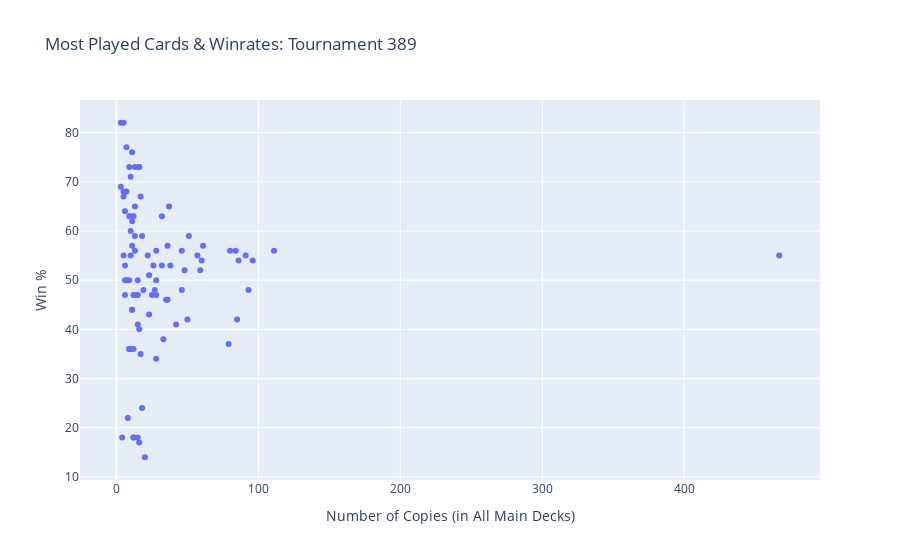
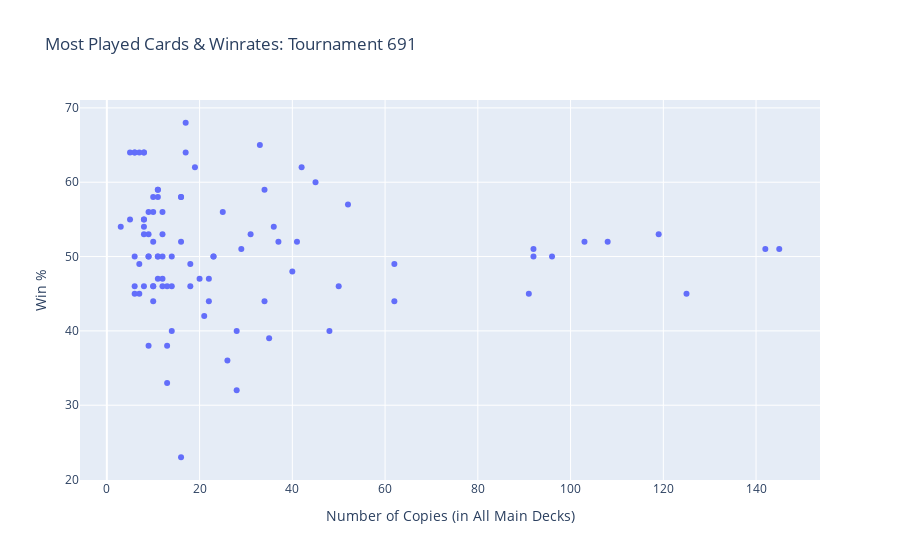
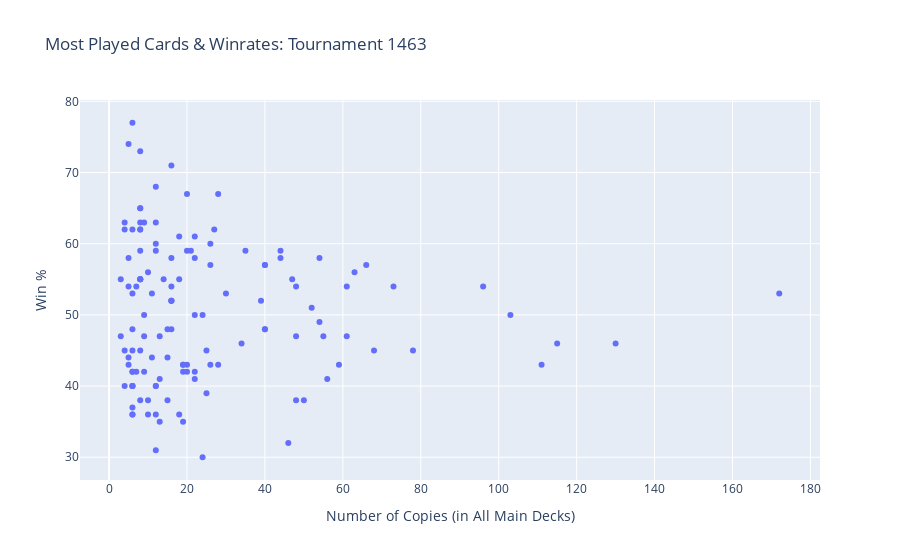
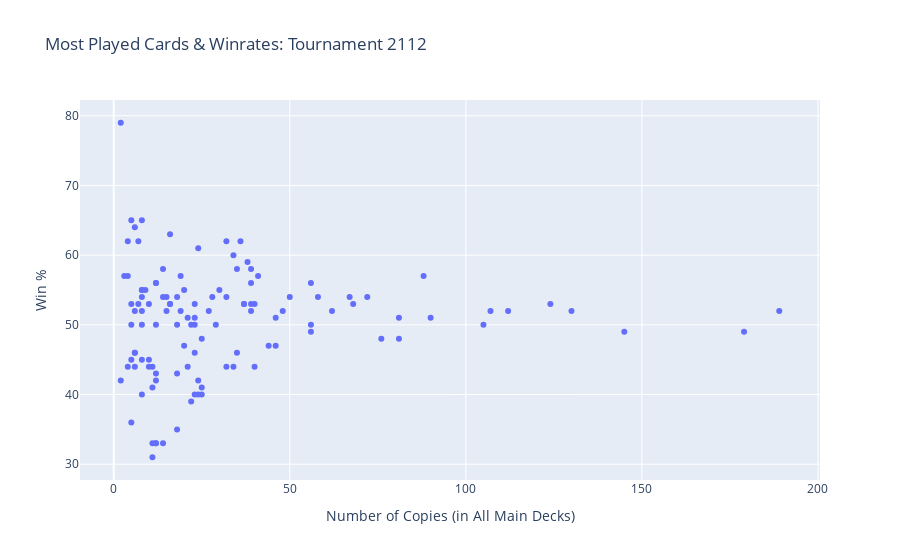

The cell these charts' notebook holds for them, in order:
### Markdown cell above
### Most-Played Cards / Card Winrates

### Code cell
conn = sqlite3.connect("../mtgmelee.db")
query = """
WITH full_results as (
SELECT
  player1_id,
  player1_deck_id,
  winner_id
FROM results
WHERE player2_id IS NOT NULL

UNION ALL
SELECT
  player2_id as player1_id,
  player2_deck_id as player1_deck_id,
  winner_id
FROM results
WHERE player2_id IS NOT NULL
),

results_summary as (
SELECT
  d.tournament_id,
  d.id,
  d.player_id,
  SUM(CASE WHEN r.winner_id = r.player1_id THEN 1 ELSE 0 END) as wins,
  SUM(CASE WHEN r.winner_id != r.player1_id THEN 1 ELSE 0 END) as losses,
  SUM(CASE WHEN r.winner_id = r.player1_id THEN 1 ELSE 0 END)  * 1.0 / COUNT(*) as win_pct  
FROM decks d
JOIN full_results r
  on d.id = r.player1_deck_id
GROUP BY 1, 2, 3
ORDER BY 1, 4 DESC , 6 DESC
)

SELECT
  r.tournament_id,
  c.name,
  SUM(wins) as wins,
  SUM(losses) as losses,
  SUM(quantity) as num_copies_main,
  ROUND(SUM(wins) * 100.0 / SUM(wins + losses)) as win_pct
FROM results_summary r
JOIN cards c
  ON r.id = c.deck_id
  AND c.is_sideboard = 0
GROUP BY 1, 2
HAVING
  SUM(wins + losses) > 10
ORDER BY 1, SUM(quantity) DESC
"""

df = pd.read_sql_query(query, conn)
tournaments = list(set(df['tournament_id']))
tournaments.sort()

for tournament in tournaments:
    df_t = df[df['tournament_id']==tournament]
    fig = px.scatter(df_t, x='num_copies_main', y='win_pct',
                     hover_data=['name'], title=f'Most Played Cards & Winrates: Tournament {tournament}',
                     labels=dict(num_copies_main='Number of Copies (in All Main Decks)',
                                 win_pct='Win %')
                    )
    fig.show()

### Figure 1 — Plotly figure (JSON) as saved in the notebook; plotly's stock layout.template omitted (floating-point values rounded to 4 significant figures)
{"data": [{"customdata": [["Swamp"], ["Dark Ritual"], ["Gravecrawler"], ["Forest"], ["Diregraf Ghoul"], ["Stitcher's Supplier"], ["Mountain"], ["Geralf's Messenger"], ["Graveyard Marshal"], ["Island"], ["Contamination"], ["Bloodsoaked Champion"], ["Bloodstained Mire"], ["Lord of the Undead"], ["Death Baron"], ["Faithless Looting"], ["Plains"], ["Polluted Delta"], ["Phyrexian Tower"], ["Time Spiral"], ["Blood Scrivener"], ["Duress"], ["Show and Tell"], ["Evolving Wilds"], ["Omniscience"], ["Flooded Strand"], ["Tragic Slip"], ["Lingering Souls"], ["Nexus of Fate"], ["Liliana, Untouched by Death"], ["Exhume"], ["Anticipate"], ["Sire of Insanity"], ["Tormenting Voice"], ["Gamble"], ["Thought Scour"], ["Scoured Barrens"], ["Fertile Ground"], ["Exploration"], ["Nomad Outpost"], ["Windswept Heath"], ["Remote Isle"], ["Vivien Reid"], ["Attunement"], ["Siege Rhino"], ["Sandsteppe Citadel"], ["Llanowar Elves"], ["Gift of Paradise"], ["Shock"], ["Mystic Monastery"], ["Gather the Townsfolk"], ["Blasted Landscape"], ["Sorin, Solemn Visitor"], ["Sorin, Lord of Innistrad"], ["Murderous Cut"], ["Jungle Hollow"], ["Diabolic Intent"], ["Uncovered Clues"], ["Turnabout"], ["Thorn Lieutenant"], ["Bloodfell Caves"], ["Argothian Enchantress"], ["Polluted Mire"], ["Narset, Enlightened Master"], ["Flayer of the Hatebound"], ["Diabolic Servitude"], ["Anafenza, the Foremost"], ["Abzan Charm"], ["Voice of Resurgence"], ["Star Compass"], ["Divination"], ["Dismissive Pyromancer"], ["Wingmate Roc"], ["Taigam's Scheming"], ["Swiftwater Cliffs"], ["Rescind"], ["Blood Baron of Vizkopa"], ["Stroke of Genius"], ["Tranquil Cove"], ["Thalia, Guardian of Thraben"], ["Grim Haruspex"], ["Victimize"], ["Omenspeaker"], ["Mentor of the Meek"], ["Blast of Genius"], ["Remorseful Cleric"], ["Power Sink"], ["Persecute"], ["Blossoming Sands"], ["Serra's Sanctum"], ["Utter End"], ["Pestilence"]], "hovertemplate": "Number of Copies (in All Main Decks)=%{x}<br>Win %=%{y}<br>name=%{customdata[0]}<extra></extra>", "legendgroup": "", "marker": {"color": "#636efa", "symbol": "circle"}, "mode": "markers", "name": "", "orientation": "v", "showlegend": false, "type": "scatter", "x": [467, 111, 96, 93, 91, 86, 85, 84, 80, 79, 61, 60, 59, 57, 51, 50, 48, 46, 46, 42, 38, 37, 36, 36, 35, 33, 32, 32, 28, 28, 28, 28, 27, 26, 25, 23, 23, 22, 20, 19, 18, 18, 17, 17, 16, 16, 16, 16, 15, 15, 15, 15, 13, 13, 13, 13, 13, 12, 12, 12, 12, 12, 11, 11, 11, 11, 11, 11, 10, 10, 10, 10, 9, 9, 9, 9, 9, 8, 7, 7, 7, 6, 6, 6, 6, 5, 5, 5, 5, 4, 3, 3], "xaxis": "x", "y": [55, 56, 54, 48, 55, 54, 42, 56, 56, 37, 57, 54, 52, 55, 59, 42, 52, 48, 56, 41, 53, 65, 46, 57, 46, 38, 63, 53, 34, 56, 50, 47, 48, 53, 47, 43, 51, 55, 14, 48, 59, 24, 67, 35, 73, 73, 40, 17, 18, 47, 50, 41, 59, 47, 65, 73, 56, 47, 18, 63, 36, 18, 44, 36, 57, 44, 76, 62, 71, 63, 60, 55, 63, 36, 50, 36, 73, 22, 50, 77, 68, 64, 47, 53, 50, 82, 55, 68, 67, 18, 82, 69], "yaxis": "y"}], "layout": {"legend": {"tracegroupgap": 0}, "title": {"text": "Most Played Cards & Winrates: Tournament 389"}, "xaxis": {"anchor": "y", "domain": [0, 1], "title": {"text": "Number of Copies (in All Main Decks)"}}, "yaxis": {"anchor": "x", "domain": [0, 1], "title": {"text": "Win %"}}}}

### Figure 2 — Plotly figure (JSON) as saved in the notebook; plotly's stock layout.template omitted (floating-point values rounded to 4 significant figures)
{"data": [{"customdata": [["Forest"], ["Bayou"], ["Island"], ["Tropical Island"], ["Elves of Deep Shadow"], ["Breeding Pool"], ["Skullclamp"], ["Utopia Sprawl"], ["Mind Twist"], ["Mana Drain"], ["Three Visits"], ["Swamp"], ["Volcanic Island"], ["Fact or Fiction"], ["Coiling Oracle"], ["Trygon Predator"], ["Woodland Wanderer"], ["Plains"], ["Blisterpod"], ["Lumbering Falls"], ["Aether Vial"], ["Opt"], ["Zulaport Cutthroat"], ["Scrubland"], ["Skyrider Elf"], ["Hallowed Fountain"], ["Blinkmoth Nexus"], ["Ulamog, the Ceaseless Hunger"], ["Catacomb Sifter"], ["Blood Crypt"], ["Eldrazi Skyspawner"], ["Arcbound Worker"], ["Arcbound Ravager"], ["Tribal Flames"], ["Genesis Chamber"], ["Carrier Thrall"], ["Phyrexian Altar"], ["Mountain"], ["Myr Moonvessel"], ["Cinder Glade"], ["Sword of Fire and Ice"], ["Recoil"], ["Drowner of Hope"], ["Chain Lightning"], ["Arcbound Stinger"], ["Arcbound Slith"], ["Smothering Abomination"], ["Ob Nixilis Reignited"], ["Chromatic Sphere"], ["Sunken Hollow"], ["Force Spike"], ["Caller of the Claw"], ["Prairie Stream"], ["Molten Nursery"], ["Loyal Retainers"], ["Gideon, Ally of Zendikar"], ["Capture of Jingzhou"], ["Strategic Planning"], ["Plateau"], ["Land Tax"], ["Kobolds of Kher Keep"], ["Crimson Kobolds"], ["Canopy Vista"], ["Ruinous Path"], ["Patagia Viper"], ["Painful Truths"], ["Oxidize"], ["Echoing Decay"], ["Absorb"], ["Sword of Light and Shadow"], ["Scatter to the Winds"], ["Living Plane"], ["Herald of Kozilek"], ["False Defeat"], ["Viridian Zealot"], ["Spell Snare"], ["Salt Marsh"], ["Ravenous Rats"], ["Fire Ambush"], ["Bring to Light"], ["Azorius Signet"], ["Smoldering Marsh"], ["Probe"], ["Karakas"], ["Rout"], ["Pulse of the Grid"], ["Drana, Liberator of Malakir"], ["Disenchant"], ["Bone Splinters"], ["Quirion Elves"], ["Condemn"], ["Disrupt"]], "hovertemplate": "Number of Copies (in All Main Decks)=%{x}<br>Win %=%{y}<br>name=%{customdata[0]}<extra></extra>", "legendgroup": "", "marker": {"color": "#636efa", "symbol": "circle"}, "mode": "markers", "name": "", "orientation": "v", "showlegend": false, "type": "scatter", "x": [145, 142, 125, 119, 108, 103, 96, 92, 92, 91, 62, 62, 52, 50, 48, 45, 42, 41, 40, 37, 36, 35, 34, 34, 33, 31, 29, 28, 28, 26, 25, 23, 23, 22, 22, 21, 20, 19, 18, 18, 17, 17, 16, 16, 16, 16, 14, 14, 14, 13, 13, 13, 12, 12, 12, 12, 12, 11, 11, 11, 11, 11, 11, 10, 10, 10, 10, 10, 10, 9, 9, 9, 9, 9, 8, 8, 8, 8, 8, 8, 8, 7, 7, 7, 6, 6, 6, 6, 6, 5, 5, 3], "xaxis": "x", "y": [51, 51, 45, 53, 52, 52, 50, 51, 50, 45, 44, 49, 57, 46, 40, 60, 62, 52, 48, 52, 54, 39, 44, 59, 65, 53, 51, 32, 40, 36, 56, 50, 50, 47, 44, 42, 47, 62, 49, 46, 64, 68, 23, 52, 58, 58, 46, 40, 50, 33, 46, 38, 53, 56, 50, 47, 46, 50, 58, 47, 59, 59, 50, 44, 46, 52, 58, 56, 46, 38, 50, 53, 56, 50, 53, 55, 46, 64, 64, 55, 54, 45, 64, 49, 46, 64, 64, 45, 50, 64, 55, 54], "yaxis": "y"}], "layout": {"legend": {"tracegroupgap": 0}, "title": {"text": "Most Played Cards & Winrates: Tournament 691"}, "xaxis": {"anchor": "y", "domain": [0, 1], "title": {"text": "Number of Copies (in All Main Decks)"}}, "yaxis": {"anchor": "x", "domain": [0, 1], "title": {"text": "Win %"}}}}

### Figure 3 — Plotly figure (JSON) as saved in the notebook; plotly's stock layout.template omitted (floating-point values rounded to 4 significant figures; data arrays with more than 128 entries replaced by an {"elided": "..."} marker saying what was removed)
{"data": [{"customdata": {"elided": "132x1 str values"}, "hovertemplate": "Number of Copies (in All Main Decks)=%{x}<br>Win %=%{y}<br>name=%{customdata[0]}<extra></extra>", "legendgroup": "", "marker": {"color": "#636efa", "symbol": "circle"}, "mode": "markers", "name": "", "orientation": "v", "showlegend": false, "type": "scatter", "x": {"elided": "132 int values"}, "xaxis": "x", "y": {"elided": "132 int values"}, "yaxis": "y"}], "layout": {"legend": {"tracegroupgap": 0}, "title": {"text": "Most Played Cards & Winrates: Tournament 1463"}, "xaxis": {"anchor": "y", "domain": [0, 1], "title": {"text": "Number of Copies (in All Main Decks)"}}, "yaxis": {"anchor": "x", "domain": [0, 1], "title": {"text": "Win %"}}}}

### Figure 4 — Plotly figure (JSON) as saved in the notebook; plotly's stock layout.template omitted (floating-point values rounded to 4 significant figures)
{"data": [{"customdata": [["Forest"], ["Aether Hub"], ["Island"], ["Botanical Sanctum"], ["Attune with Aether"], ["Jace, the Mind Sculptor"], ["Mountain"], ["Harnessed Lightning"], ["Yavimaya Coast"], ["Servant of the Conduit"], ["Smuggler's Copter"], ["Serum Visions"], ["Spirebluff Canal"], ["Aetherworks Marvel"], ["Whirler Virtuoso"], ["Woodweaver's Puzzleknot"], ["Karplusan Forest"], ["Time Stretch"], ["Scrapheap Scrounger"], ["Incinerate"], ["Glimmer of Genius"], ["Plains"], ["Longtusk Cub"], ["Mind Stone"], ["Birds of Paradise"], ["Adarkar Wastes"], ["Sulfurous Springs"], ["Toolcraft Exemplar"], ["Swamp"], ["Raging Ravine"], ["Caves of Koilos"], ["Bristling Hydra"], ["Battlefield Forge"], ["Unlicensed Disintegration"], ["Llanowar Elves"], ["Concealed Courtyard"], ["Bomat Courier"], ["Inspiring Vantage"], ["Condescend"], ["Terastodon"], ["Chromatic Star"], ["Prophetic Prism"], ["Inventor's Apprentice"], ["Blossoming Defense"], ["Chandra, Torch of Defiance"], ["Moment's Peace"], ["Tectonic Edge"], ["Celestial Colonnade"], ["Shivan Reef"], ["Nissa, Vital Force"], ["Inventors' Fair"], ["Pithing Needle"], ["Pia Nalaar"], ["Krark-Clan Ironworks"], ["Torrential Gearhulk"], ["Stoneforge Mystic"], ["Explore"], ["Engineered Explosives"], ["Blooming Marsh"], ["Glint-Nest Crane"], ["Glassblower's Puzzleknot"], ["Everflowing Chalice"], ["Cancel"], ["Viridian Shaman"], ["Terramorphic Expanse"], ["Wrath of God"], ["Condemn"], ["Voltaic Brawler"], ["Metalspinner's Puzzleknot"], ["Dynavolt Tower"], ["Arbor Elf"], ["Veteran Motorist"], ["Predict"], ["Eternal Witness"], ["Verdurous Gearhulk"], ["Electrostatic Pummeler"], ["Underground River"], ["Skycloud Expanse"], ["Larger Than Life"], ["Zombify"], ["Troll Ascetic"], ["Shock"], ["Leatherback Baloth"], ["Howling Mine"], ["Entomb"], ["Conjurer's Bauble"], ["Roar of Reclamation"], ["Ornithopter"], ["Cultivator's Caravan"], ["Careful Study"], ["Metalwork Colossus"], ["Llanowar Wastes"], ["Cephalid Coliseum"], ["Trinket Mage"], ["Siege-Gang Commander"], ["Remove Soul"], ["Reckless Charge"], ["Paradoxical Outcome"], ["Crucible of Worlds"], ["Built to Smash"], ["Basilisk Collar"], ["Aetherflux Reservoir"], ["Treetop Village"], ["Standstill"], ["Pentad Prism"], ["Nature's Claim"], ["Lavaclaw Reaches"], ["Cranial Plating"], ["Aether Meltdown"], ["Tel-Jilad Justice"], ["Firebolt"], ["Creeping Tar Pit"], ["Confiscation Coup"], ["Combustible Gearhulk"], ["Skysovereign, Consul Flagship"], ["Grafted Wargear"], ["Faerie Conclave"], ["Ray of Distortion"], ["Padeem, Consul of Innovation"], ["Fragmentize"]], "hovertemplate": "Number of Copies (in All Main Decks)=%{x}<br>Win %=%{y}<br>name=%{customdata[0]}<extra></extra>", "legendgroup": "", "marker": {"color": "#636efa", "symbol": "circle"}, "mode": "markers", "name": "", "orientation": "v", "showlegend": false, "type": "scatter", "x": [189, 179, 145, 130, 124, 112, 107, 105, 90, 88, 81, 81, 76, 72, 68, 67, 62, 58, 56, 56, 56, 50, 48, 46, 46, 44, 41, 40, 40, 39, 39, 39, 39, 38, 37, 37, 36, 35, 35, 34, 34, 32, 32, 32, 30, 29, 28, 27, 25, 25, 25, 24, 24, 24, 23, 23, 23, 23, 23, 22, 22, 21, 21, 20, 20, 19, 19, 18, 18, 18, 18, 16, 16, 16, 15, 15, 14, 14, 14, 12, 12, 12, 12, 12, 12, 12, 11, 11, 11, 11, 10, 10, 10, 9, 8, 8, 8, 8, 8, 8, 8, 8, 7, 7, 6, 6, 6, 6, 6, 5, 5, 5, 5, 5, 4, 4, 4, 3, 2, 2], "xaxis": "x", "y": [52, 49, 49, 52, 53, 52, 52, 50, 51, 57, 51, 48, 48, 54, 53, 54, 52, 54, 56, 50, 49, 54, 52, 47, 51, 47, 57, 53, 44, 58, 52, 53, 56, 59, 53, 53, 62, 58, 46, 60, 44, 44, 62, 54, 55, 50, 54, 52, 40, 48, 41, 40, 61, 42, 40, 50, 46, 51, 53, 39, 50, 44, 51, 55, 47, 52, 57, 50, 43, 35, 54, 63, 53, 53, 52, 54, 33, 58, 54, 33, 56, 43, 56, 42, 33, 50, 44, 31, 41, 33, 44, 53, 45, 55, 65, 54, 50, 45, 52, 55, 55, 40, 53, 62, 46, 44, 64, 52, 46, 53, 65, 50, 45, 36, 44, 57, 62, 57, 42, 79], "yaxis": "y"}], "layout": {"legend": {"tracegroupgap": 0}, "title": {"text": "Most Played Cards & Winrates: Tournament 2112"}, "xaxis": {"anchor": "y", "domain": [0, 1], "title": {"text": "Number of Copies (in All Main Decks)"}}, "yaxis": {"anchor": "x", "domain": [0, 1], "title": {"text": "Win %"}}}}
